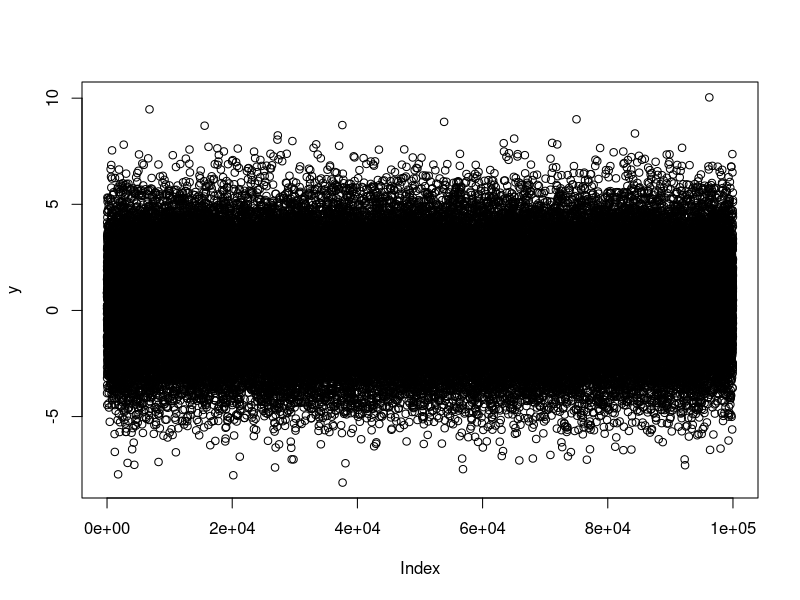
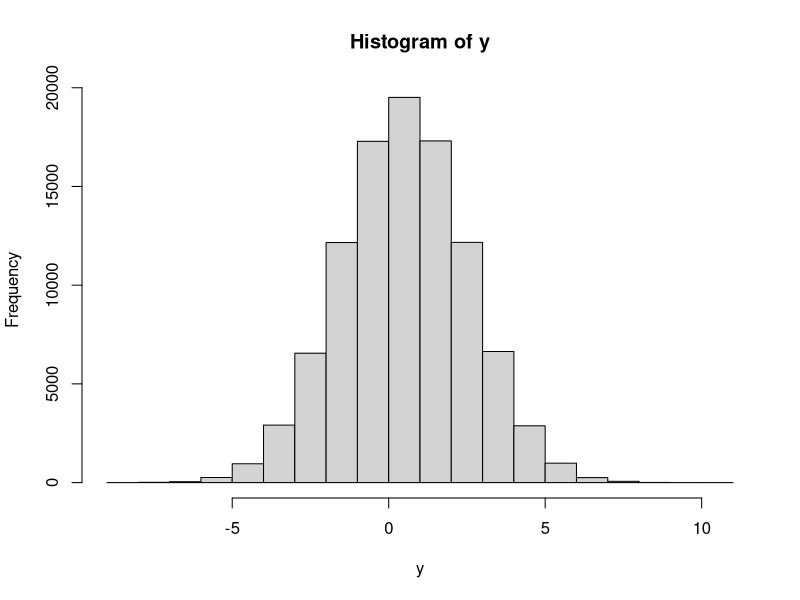
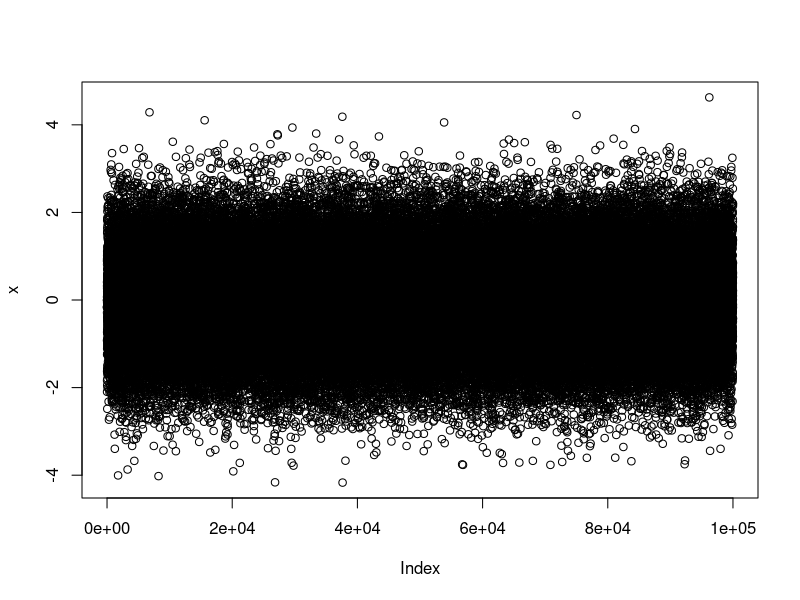
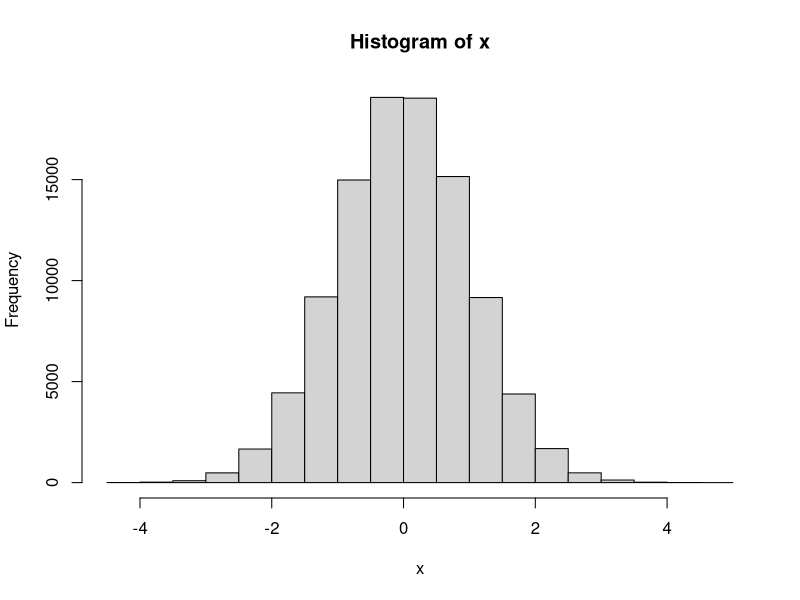
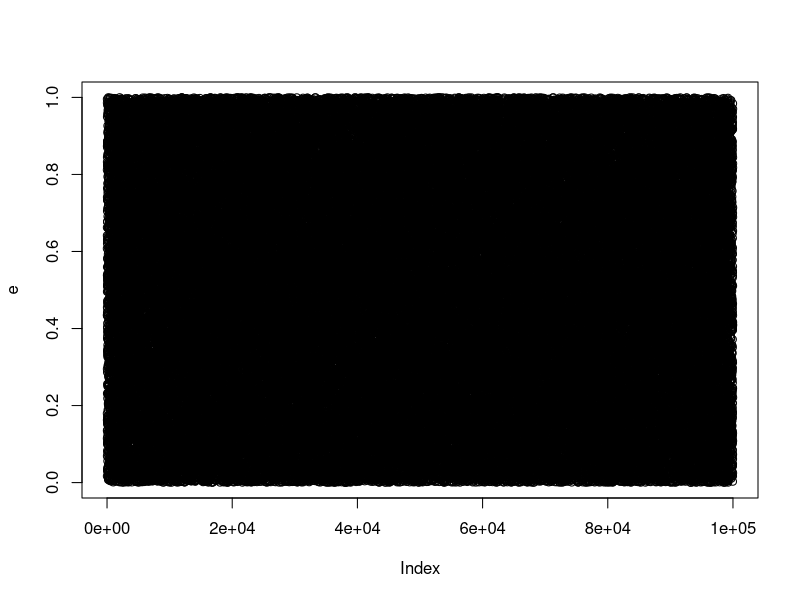
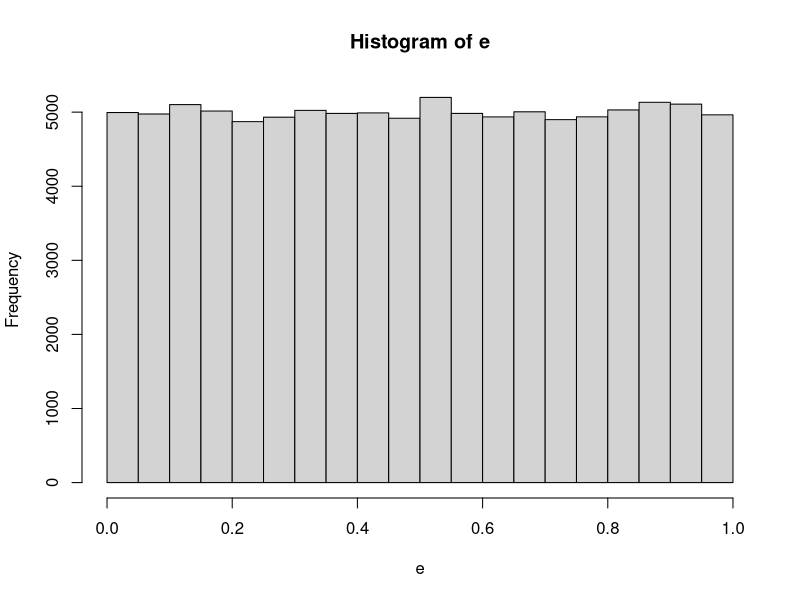
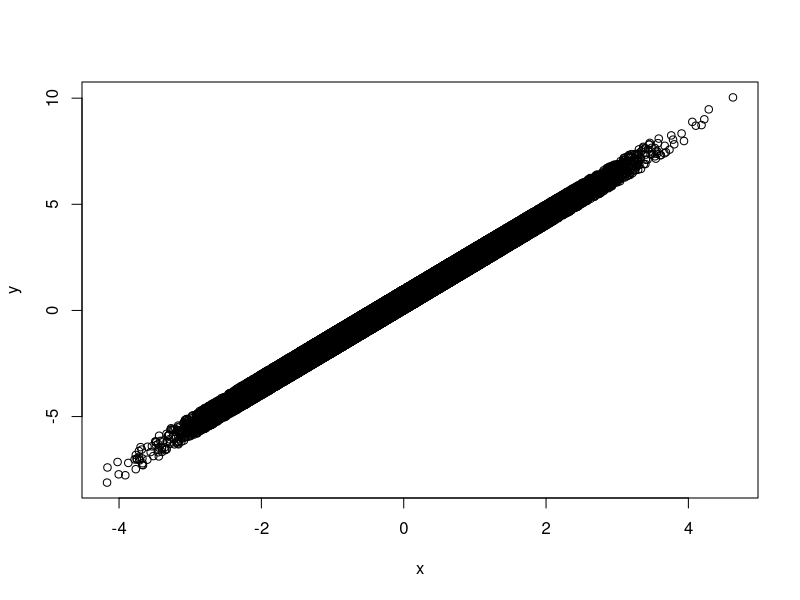
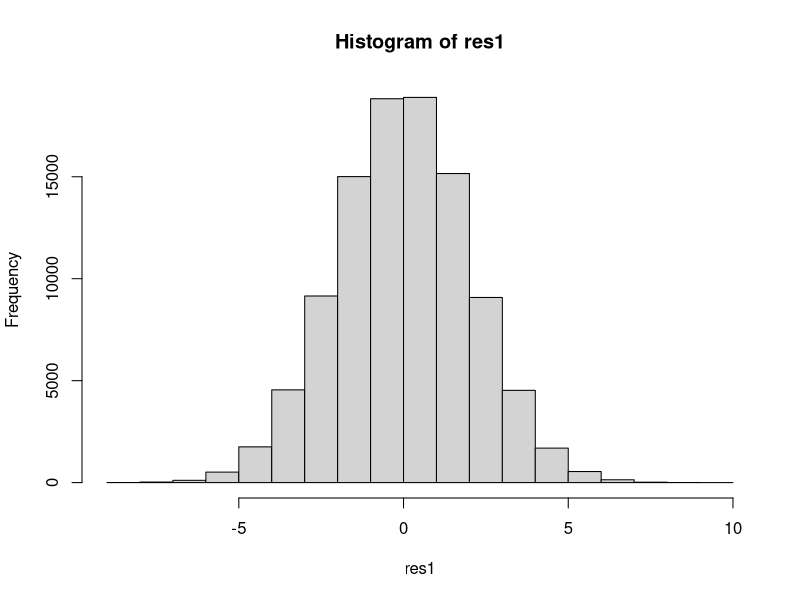

Here is the R script that generated these plots, in order:
## ---- chunk 1
knitr::opts_chunk$set(echo = TRUE,
                      comment = "      ##",
                      error = TRUE,
                      collapse = T   ) # T easier to read
## ---- chunk 2
library(data.table)
## ---- chunk 3
A  <- 100

# Observe y, x
# Not observe:  x_t, the TRUE  value of independent variable, random variable.


# TRUE :   y = 2x_t + e (=runif(N))
# B0 = 0, B1 = 2

simulate <- function(N = 10, noise = F){
    A  <- 100

         e = runif(N)
        # x_t is random variable
         x_t  <- rnorm(N)


         if (F) {  
             print("hi")
          } else {
              print("not hi")
         }
         
         x  <- x_t + ifelse(noise, (e - .5) + A * (e - .5)^2, 0) 



         y  <- 2 * x + e

         list(e = e,
              x = x,
              y = y)
}

sim  <- simulate(N=1000, noise=F)

sim  <- simulate(N=10^5, noise=F)
y  <- sim$y
x  <- sim$x
e  <- sim$e

fit  <- lm(y ~ x)
summary(fit)


# Faraway leaves y alone, but adds noise to x, lm (y ~ noise)
sim  <- simulate(N=10^5, noise=T)
fit  <- lm(y ~ sim$x)
summary(fit)


dt  <- data.table(y = y,
                  x = x,
                  e = e)

head(dt)
## ---- chunk 4
plot(y)
hist(y)

plot(x)
hist(x)

plot(e)
hist(e)

plot(x=x, y=y)

# x, y highly correlated.
cor(x,y)
cor(x, e)
# [1] 0.0812
cor(y, e)

# par(mar = c(4, 4.5, .2, .2))
# 
# plot(
#   Ns, bs, cex = .6, col = 'gray',
#   xlab = 'N', ylab = expression(hat(beta))
# )
# abline(h = 2, lwd = 2)
# points(10000, 2.0014, col = 'red', cex = 2, lwd = 2)
# arrows(10000, 2.0014, 8000, 1.99, )
# text(8000, 1.987, 'Estimate from the simulation
#  mentioned in the tweet')

## ---- chunk 5
# y = constant

fit1  <- lm(y ~ 1)
summary(fit1)
res1  <- fit1$residuals
hist(res1)


# y = intercept + slope * x
fit2   <- lm(y ~ x)
summary(fit2)
res2  <- fit2$residuals
hist(res2)



